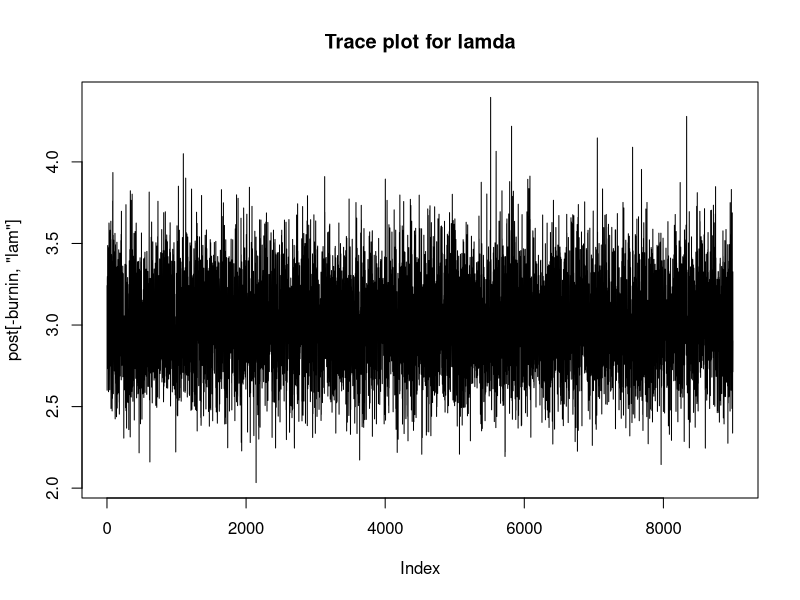
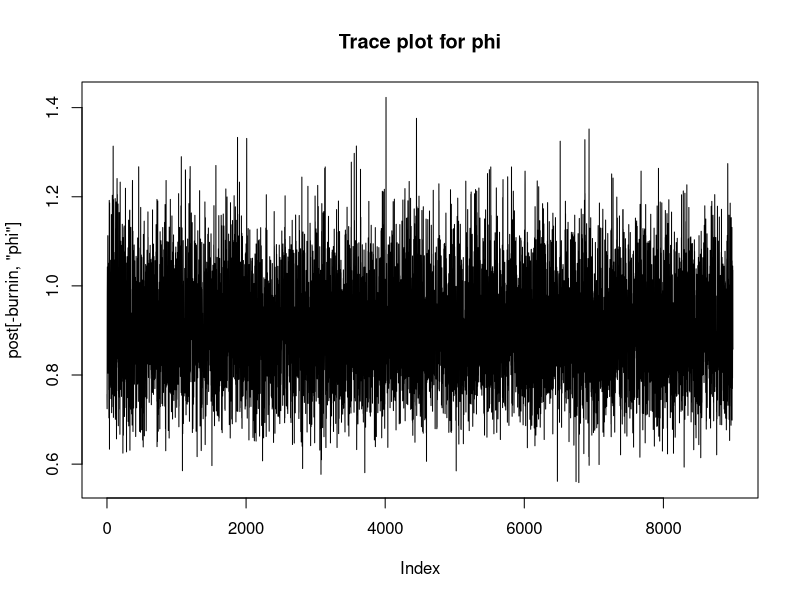
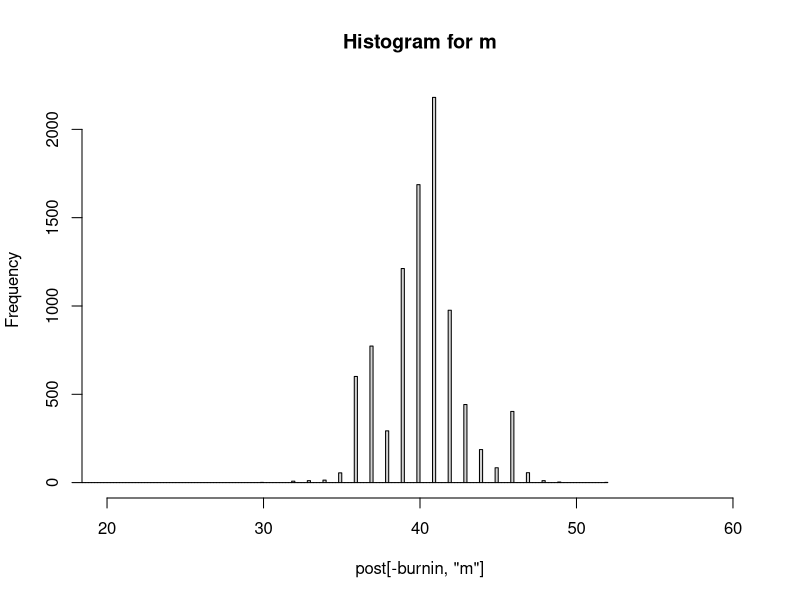
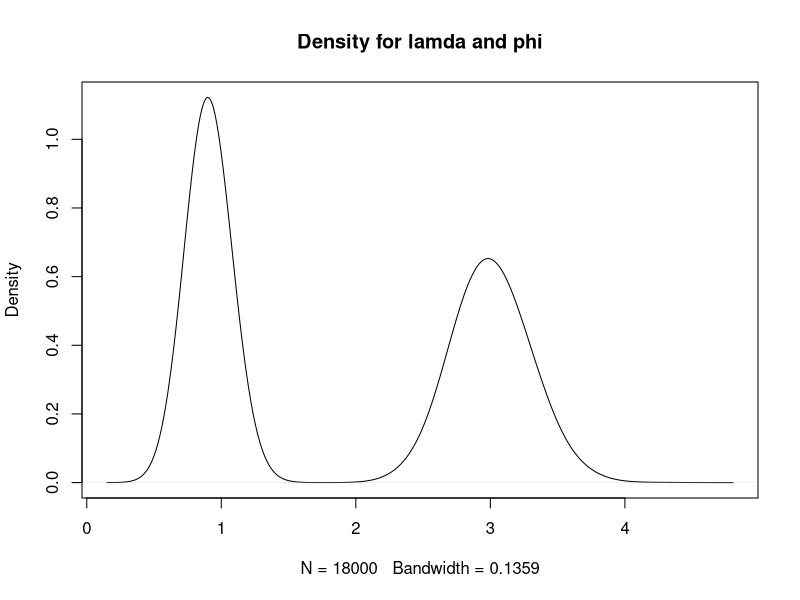

Generate these figures, in order, with R:
##################################################################
##
## Carlin, Gelfand and Smith (1992): Hierarchical Bayesian Analysis of Changepoint Problems
## Counts of coal mining disasters in Great Britain by year from 1851 to 1962.
##
##################################################################
rm(list=ls(all=TRUE))
set.seed(79861)

y <- c(4,5,4,1,0,4,3,4,0,6,3,3,4,0,2,6,3,3,5,4,5,3,1,4,4,1,5,5,3,4,2,5,2,2,3,4,2,1,3,2,2,1,1,1,1,3,0,0,1,0,1,1,0,0,3,1,0,3,2,2,0,1,1,1,0,1,0,1,0,0,0,2,1,0,0,0,1,1,0,2,3,3,1,1,2,1,1,1,1,2,4,2,0,0,0,1,4,0,0,0,1,0,0,0,0,0,1,0,0,1, 0,1)
n <- length(y)


#posterior function for lamda
update.lamda<-function(m)
{
  sum.m<-sum(y[1:m])
  
  rgamma(1, sum.m+alpha,m+beta)
  
}

#posterior function for phi
update.phi<-function(m)
{
  sum.m<-sum(y[1:m])
  sum.n<-sum(y[1:n])
  
  rgamma(1, gam+sum.n-sum.m, n-m+delta)
  
}

#values for m is discrete, using sample function in R to update m 
#posterior function for m
update.m<-function(ulamda, uphi)
{
  unnormal.den.m<-rep(0,n)
  
  for(j in 1:n)
  {
 sum.j<-sum(y[1:j])
 sum.n<-sum(y[1:n])
 unnormal.den.m[j]<-ulamda^(sum.j)*uphi^(sum.n-sum.j)*exp(-j*ulamda)*exp(-(n-j)*uphi)
  }

#finding probabilities for m 
prob.m<-unnormal.den.m/sum(unnormal.den.m)
sample.m<-sample(1:n, 1, replace=T, prob.m)

return(sample.m)
 
}

#initializing values
alpha<-0.5
beta<-1.5
gam<-0.6
delta<-1.7

#set up MCMC
N.iter<-10000
post<-matrix(0, ncol=3, nrow=N.iter)
colnames(post)<- c("lam", "phi", "m")
post[1,]<-c(1,1,4)

#gibbs sampling algorithm
for(i in 2:N.iter)
{
 post[i-1,"m"]<- update.m(post[i-1,"lam"], post[i-1,"phi"]) 
 print(post[i-1,"m"])
 post[i,"lam"]<- update.lamda(post[i-1,"m"])
 post[i,"phi"]<-update.phi(post[i-1,"m"])
 cat("iteration ", i, " of ", N.iter, "    \r")
 flush.console()
}

burnin <- 1:1000

#trace plots for lamda and phi
#removing first 1000 samples
plot(post[-burnin,"lam"], type="l", main="Trace plot for lamda")
plot(post[-burnin,"phi"], type="l", main="Trace plot for phi" )

#histogram for m
hist(post[-burnin,"m"], xlim=range(20:60), breaks=200, main="Histogram for m")

## conditional posterior density graphs of lamda and phi
plot(density(c(post[-burnin,"lam"], post[-burnin,"phi"])), main="Density for lamda and phi")

## posterior means
apply(post[-burnin,], 2, mean)
#posterior 95% credible intervals
apply(post[-burnin,], 2, quantile, c(0.025, 0.975))

